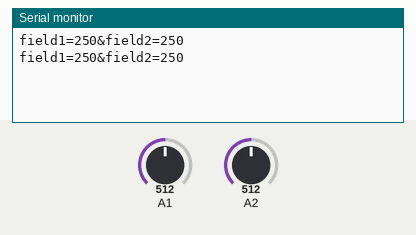
Bench run of a sketch on a simulated Arduino Uno, built with avr-gcc and run on an emulated ATmega328P. On the bench: the last lines printed to the serial monitor. The test bench sets the inputs (shaded band); at power-on: A1 = 512, A2 = 512.

Above: at 14.8 s.
14.9 s: A1 set to 716
25.4 s: A2 set to 716
At 27.2 s:
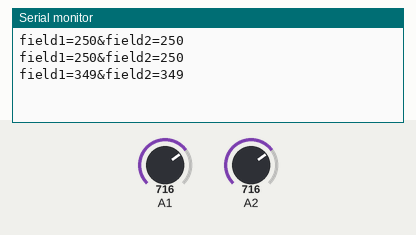
35.9 s: A1 set to 900
At 38.4 s:
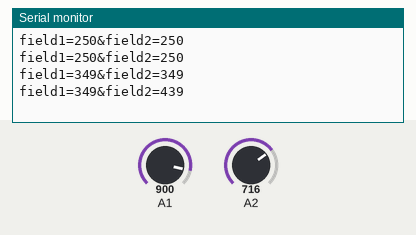
46.4 s: A2 set to 900
At 50.9 s:
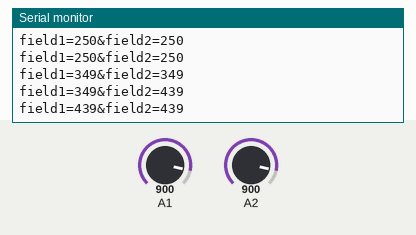
Timing chart, 0 to 52.4 s (numbered marks = the images above; inputs shaded):
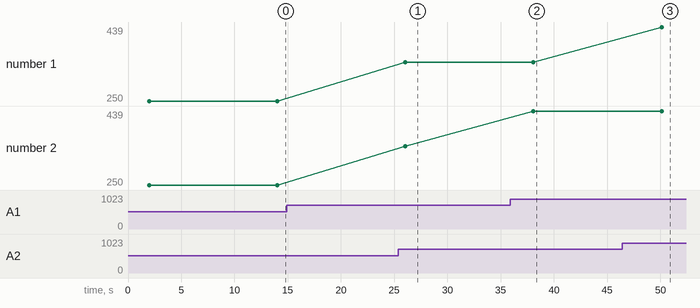

The sketch:

arduino.ino
```cpp
#include <SoftwareSerial.h>
SoftwareSerial wif(0, 1);//rx , tx
int gas,temp;


void setup()
{
  Serial.begin(9600);
  wif.begin(9600);
  pinMode(A1,INPUT);
  pinMode(A2,INPUT);
}

void loop()
{
  delay(2000);
  gas=analogRead(A1);
  temp=analogRead(A2);
 temp=map(temp,0,1023,0,500);
 gas=map(gas,0,1023,0,500);

  String s="field1="+String(temp)+"&field2="+String(gas);

  Serial.println(s);
 delay(10000);
  wif.println(s);

  }
```

Measured:
- after the input at 25.4 s, the serial monitor: prints a new line after 0.65 s (image 1)
- after the input at 35.9 s, the serial monitor: prints a new line after 2.2 s (image 2)
- after the input at 46.4 s, the serial monitor: prints a new line after 3.7 s (image 3)
- plotted number 2: 349 → 439 after the input at 35.9 s
